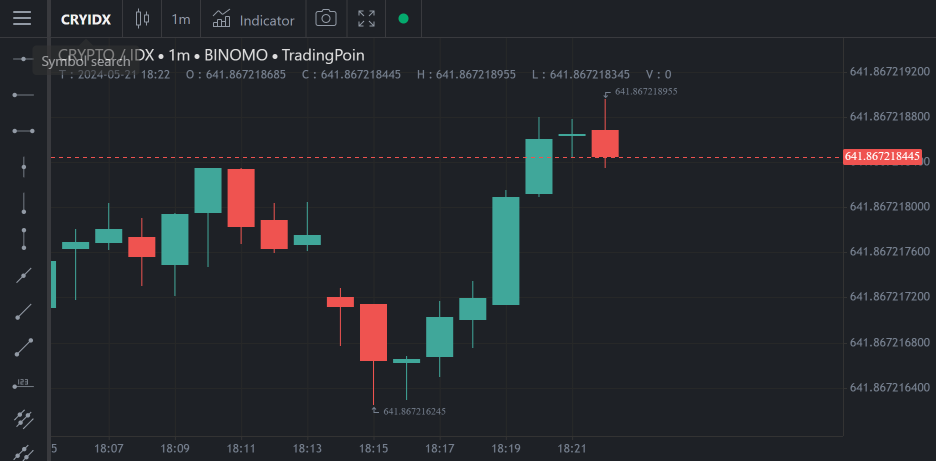
#> input picture screenshot.png, 1872 x 921 px (shown at 1/2 size)
$ python graph.py
#> lines starting #> are read from the running program, lines starting #| are printed output that depends on the picture; after the words box and inside, x2 and y2 are one past the last pixel; in counts of white or black regions, pixels touching at a corner belong together
import pytesseract
import cv2
from PIL import Image
import numpy as np
pytesseract.pytesseract.tesseract_cmd = 'C:\\Program Files\\Tesseract-OCR\\tesseract.exe'
img = cv2.imread('screenshot.png')
#> img is the input picture: shape (921, 1872, 3); mean B, G, R 43.7, 39.3, 36.5
height, width, _ = img.shape
#> height = 921; width = 1872
data = {}
roi = img[130:170, 635:810]
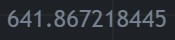
#> roi: shape (40, 175, 3); mean B, G, R 51.8, 45.7, 41.9

lower = np.array([100, 100, 100])
upper = np.array([255, 255, 255])
mask = cv2.inRange(roi, lower, upper)
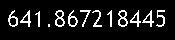
#> mask: shape (40, 175); 10.5% white in thin lines or dots, all inside (x1, y1, x2, y2) = (8, 10, 165, 27)
roi[mask != 255] = [100,100,100]
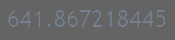
#> roi: shape (40, 175, 3); mean B, G, R 104, 102.5, 101.5

gray = cv2.cvtColor(roi, cv2.COLOR_BGR2GRAY)

binary = cv2.adaptiveThreshold(gray,255,cv2.ADAPTIVE_THRESH_GAUSSIAN_C, cv2.THRESH_BINARY,11,0)
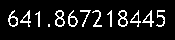
#> binary: shape (40, 175); 10.2% white in thin lines or dots, all inside (x1, y1, x2, y2) = (8, 10, 165, 27)

cv2.imwrite('roi.png',binary)

img = Image.open('roi.png')

custom_config = r'--oem 3 --psm 1'
#> (the run stopped early here; a loop or call above may not have finished)
